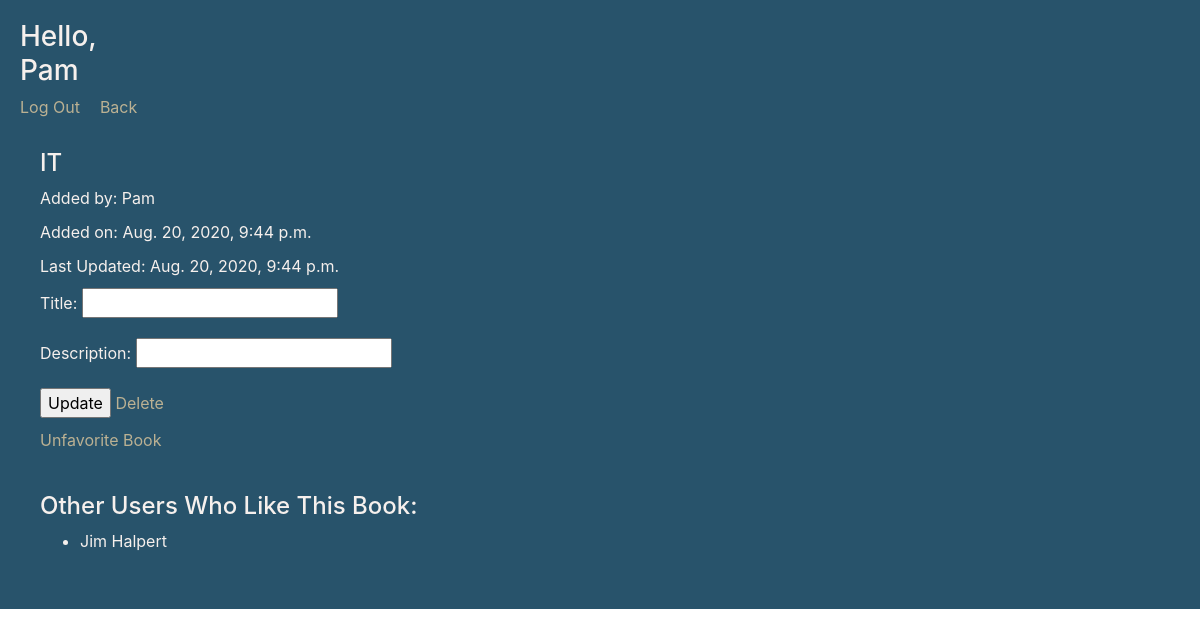
/books/view/2 (signed in), run on the app's committed database.
### log_reg_app/models.py (models this page shows)
class User(models.Model):
    first_name = models.CharField(max_length=60)
    last_name = models.CharField(max_length=60)
    email = models.EmailField()
    password = models.CharField(max_length=60)
    created = models.DateTimeField(auto_now_add=True)
    updated = models.DateTimeField(auto_now=True)
    objects = UserManager()

### bookapp/models.py (models this page shows)
class Book(models.Model):
    title = models.CharField(max_length=55)
    desc = models.TextField()
    created_by = models.ForeignKey(User, related_name="user_created", default="", on_delete=models.CASCADE)
    faved_books = models.ManyToManyField(User, related_name="favorited_books")
    created = models.DateTimeField(auto_now_add=True)
    updated = models.DateTimeField(auto_now=True)

### bookapp/views.py (the view)
# urls.py: path('view/<int:id>', views.view),
def view(request, id):
    context = {
        'one_book': Book.objects.get(id=id),
        'user': User.objects.get(id=request.session['user_id'])
    }
    return render(request, 'view.html', context)

### bookapp/templates/view.html (shortened to what this page needs)
{% load static %}
<!DOCTYPE html>
<html lang="en">
<head>
    <link rel="stylesheet" href="https://stackpath.bootstrapcdn.com/bootstrap/4.5.2/css/bootstrap.min.css">
    <link rel="stylesheet" href="{% static "books.css" %}">
</head>
<body>
    <div class="container-fluid">
        <div class="nav">
            <h3>Hello, {{request.session.name}}</h3>
            <a href="/logout">Log Out</a>
            <a href="/books">Back</a>
        </div>
        <section id="view_book">
            <h4>{{ one_book.title }}</h4>
            <p>Added by: {{ one_book.created_by.first_name }}</p>
            <p>Added on: {{ one_book.created }}</p>
            <p>Last Updated: {{ one_book.updated }}</p>
            {% if request.session.user_id != one_book.created_by.id %}
                <p>Description: {{ one_book.desc }}</p>
                {% else %}
                    <form action="/books/edit_desc/{{book.id}}" method="POST">
                        <p>Title: <input type="text" name="title"></p>
                        <p>Description: <input type="text" name="desc"></p>
                        <input type="submit" value="Update">
                        <a href="/books/delete/{{one_book.id}}">Delete</a>
                    </form>
                    <a href="/books/unfavorite/{{one_book.id}}">Unfavorite Book</a>
            {% endif %}
        </section>
        <section id="view_users">
            <h4>Other Users Who Like This Book:</h4>
            {% for fave in one_book.faved_books.all %}
                <ul>
                    <li>{{ fave.first_name }} {{ fave.last_name }}</li>
                </ul>
            {% endfor %}
        </section>
    </div>
</body>
</html>

### bookapp/static/books.css (style rules this page uses)
.container-fluid { background-color: #28536B; color: #F6F0ED; padding: 20px; }
a { color: #bbb193; }
section { display: inline-block; margin: 20px; vertical-align: top; color: #F6F0ED; justify-content: space-between; }
#view_book { margin-right: 400px; }
.nav h3 { margin-right: 1300px; }
.nav a { margin-right: 20px; }
p, a, input { margin-bottom: 10px; }

### data on the page
User: session.name "Pam"
Book: title "IT", created_by.first_name "Pam", created "Aug. 20, 2020, 9:44 p.m.", updated "Aug. 20, 2020, 9:44 p.m."
User: first_name "Jim", last_name "Halpert"
